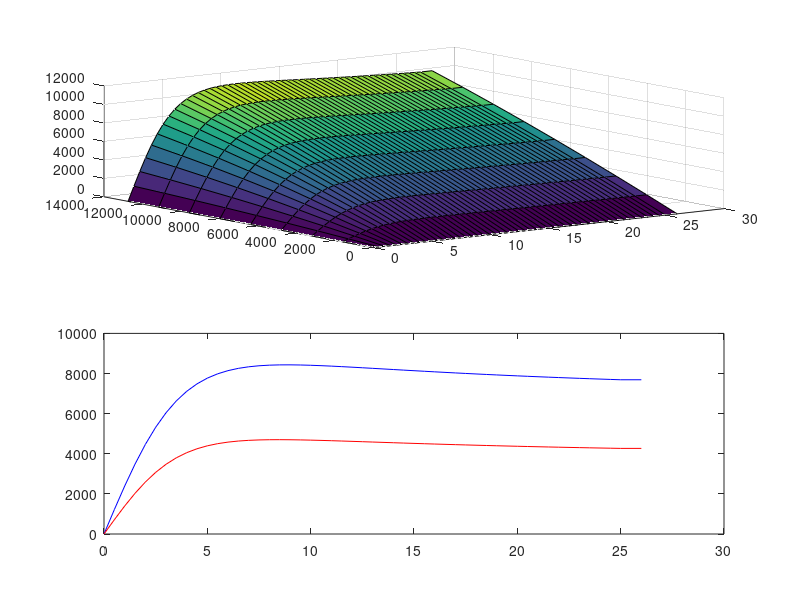

Write MATLAB code to recreate this figure.
clear;
clc;
% load('VehicleParams_B_Class.mat')
load('VehicleParams_C_Class.mat')

Fy(1,:)=0;
Fy(:,1)=0;

subplot(2,1,1);
[X,Y]=meshgrid(alpha,Fz);
surf(X, Y, Fy');

subplot(2,1,2);
Fzf = lr/L*m*9.806;
Fzr = lf/L*m*9.806;
Vqf = interp2(X, Y, Fy',alpha,Fzf,'spline');
Vqr = interp2(X, Y, Fy',alpha,Fzr,'spline');
plot(alpha,Vqf,'b',alpha,Vqr,'r');
p1=polyfit(alpha(alpha<=4)*pi/180,Vqf(alpha<=4)',1);
p2=polyfit(alpha(alpha<=4)*pi/180,Vqr(alpha<=4)',1);
Cf=p1(1);
Cr=p2(1);



% Cf = diff(Vq1)./diff(alpha);
% Cr = diff(Vq2)./diff(alpha);

